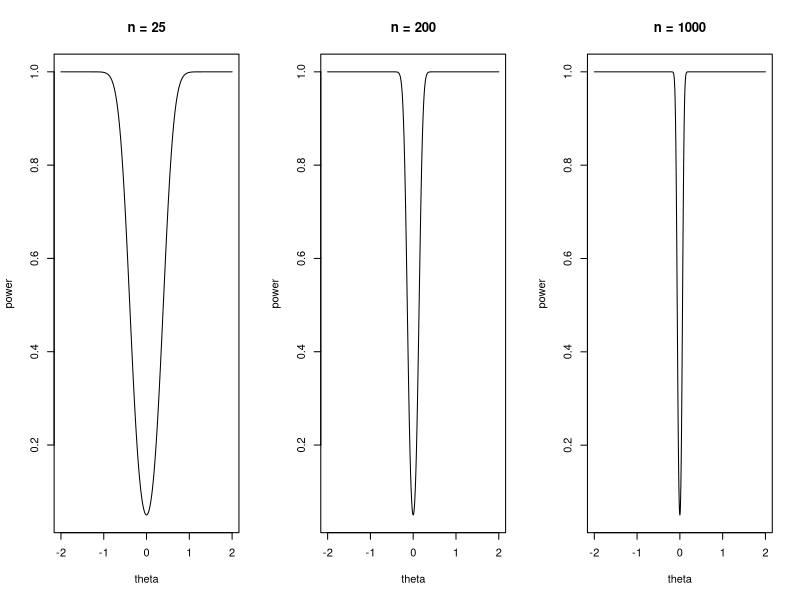

Reproduce this figure in R.

numbers <- list(25, 200, 1000)

par(mfrow = c(1, 3))

for (n in numbers) {
  theta_points <- seq(-2, 2, length.out = 1000)
  power <- 1 - (
    pnorm(qnorm(0.975) - theta_points * sqrt(n))
    - pnorm(qnorm(0.025) - theta_points * sqrt(n))
  )

  plot(
    theta_points,
    power,
    type = "l",
    xlab = "theta",
    ylab = "power",
    main = paste("n =", n),
  )
}

par(mfrow = c(1,1))
